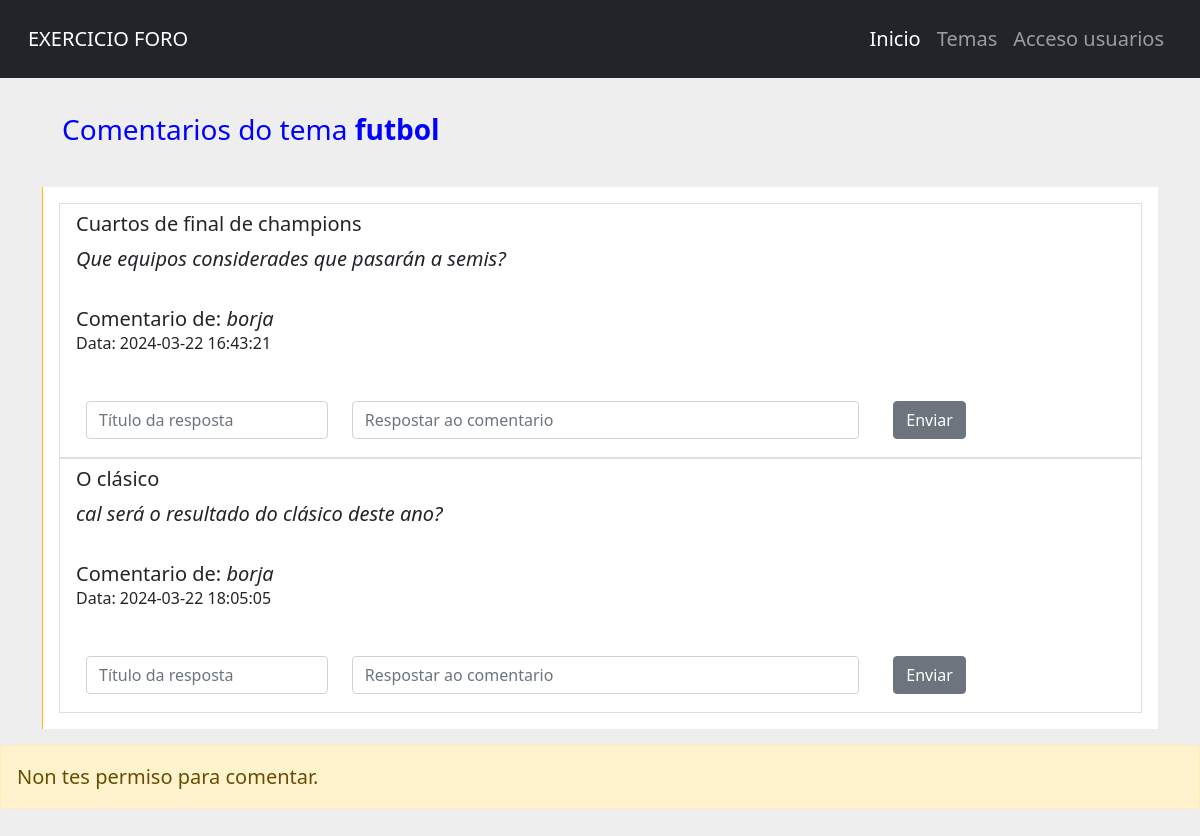
/comentarios.php?tema=1, run on the app's committed database.
### tables this page shows
CREATE TABLE `temas` (
  `cod` int(11) NOT NULL,
  `nome` varchar(200) NOT NULL,
  `descripcion` text NOT NULL,
  `n_resp` int(11) NOT NULL,
  `data_creacion` timestamp NULL DEFAULT NULL,
  `cod_categoria` int(11) DEFAULT NULL,
  `cod_usuario` int(11) DEFAULT NULL
);

CREATE TABLE `comentarios` (
  `cod` int(11) NOT NULL,
  `titulo` varchar(200) NOT NULL,
  `comentario` text NOT NULL,
  `data_creacion` timestamp NOT NULL DEFAULT current_timestamp(),
  `cod_tema` int(11) DEFAULT NULL
);

CREATE TABLE `usuarios` (
  `id` int(11) NOT NULL,
  `usuario` varchar(80) NOT NULL,
  `contrasinal` varchar(255) NOT NULL COMMENT 'Habería que activar hash',
  `email` varchar(150) NOT NULL,
  `n_temas` int(11) DEFAULT 0 COMMENT 'Número de temas creados polo usuario.',
  `n_post` int(11) DEFAULT 0,
  `rol_usuario` enum('admin','creador','comentador','lector') NOT NULL COMMENT 'admin (control total), creador (podera manexar os temas pero so os \r\nque el cree), comentador(comentar en temas) e lector (so lectura).',
  `avatar` varchar(30) NOT NULL
);

### comentarios.php (the view, shortened to what this page needs)
<?php
include 'menu.php';
require 'conecta_bd.php';
$tipo_usuario = isset($_SESSION['rol_usuario']) ? $_SESSION['rol_usuario'] : null;
if (isset($_GET['tema'])) {
    $tema_seleccionado = $_GET['tema'];
    $sql = "SELECT comentarios.*, usuarios.usuario AS nome_usuario
    FROM comentarios
    LEFT JOIN usuarios ON comentarios.cod_tema = usuarios.id
    WHERE comentarios.cod_tema = $tema_seleccionado";
    $resultado = mysqli_query($conexion, $sql);
}
$sql_tema = "SELECT nome FROM temas WHERE cod = $tema_seleccionado";
$resultado_tema = mysqli_query($conexion, $sql_tema);
$fila_tema = mysqli_fetch_assoc($resultado_tema);
$nome_tema = $fila_tema['nome'];
?>
<!DOCTYPE html>
<html lang="es">
<head>
    <link href="https://cdn.jsdelivr.net/npm/bootstrap@5.1.3/dist/css/bootstrap.min.css" rel="stylesheet" />
    <link rel="stylesheet" href="estilos.css">
</head>
<body>
    <link href="https://code.ionicframework.com/ionicons/2.0.1/css/ionicons.min.css" rel="stylesheet" />
    <div class="container">
        <h3>Comentarios do tema <b><?php echo $nome_tema; ?></b></h3><br>
        <div class="card row-hover pos-relative py-3 px-3 mb-3 border-warning border-top-0 border-right-0 border-bottom-0 rounded-0">
            <div class="row align-items-center">
                <div class="col-md-12 mb-3 mb-sm-0">
                    <?php
                    while ($fila = mysqli_fetch_array($resultado)) {
                        echo '<div class="list-group-item list-group-item-action">';
                        echo '<div class="d-flex justify-content-between align-items-center">';
                        echo '<h5>' . $fila['titulo'] . '</h5>';
                        echo '<div>';
                        echo '</div>' .
                            '</div><i>' .
                            $fila['comentario'] . '</i><br>' .
                            '<br>Comentario de: <i>' . $fila['nome_usuario'] . '</i><br>' .
                            '<h6>Data: ' . $fila['data_creacion'] . '</h6>';
                        echo '<br><form method="post">';
                        echo '<div class="row align-items-center">';
                        echo '<div class="col-md-3 mr-0">';
                        echo '<input type="text" class="form-control ml-0" name="titulo_resposta" placeholder="Título da resposta">';
                        echo '</div>';
                        echo '<div class="col-md-6">';
                        echo '<textarea class="form-control" name="respostar_' . $fila['cod'] . '" placeholder="Respostar ao comentario"></textarea>';
                        echo '</div>';
                        echo '<div class="col-md-2">';
                        echo '<input type="submit" class="btn btn-secondary" name="respostar_' . $fila['cod'] . '" value="Enviar">';
                        echo '</div>';
                        echo '</div>';
                        echo '</form>';
                        echo '</div>';
                        echo '</div>';
                        echo '</div>';
                    }
                    if ($tipo_usuario == 'admin' || $tipo_usuario == 'creador' || $tipo_usuario == 'comentador') {
                        echo '<br><form method="post" class="ml-5">';
                        echo '<h5>Engadir un comentario</h5>';
                        echo '<div class="row">';
                        echo '<div class="col-md-8">';
                        echo '<input type="text" class="form-control ml-2" name="titulo_comentario" placeholder="Inserte título do comentario">';
                        echo '</div>';
                        echo '<div class="col-md-8 mt-3">';
                        echo '<textarea class="form-control" name="novo_comentario" placeholder="Engadir comentario"></textarea>';
                        echo '</div><br>';
                        echo '<div class="col-md-2 mt-3">';
                        echo '<input type="submit" class="btn btn-primary" name="comentar" value="Comentar">';
                        echo '</div>';
                        echo '</div>';
                        echo '</form>';
                    } else {
                        echo '<div class="alert alert-warning" role="alert">Non tes permiso para comentar.</div>';
                    }
                    ?>
</body>
</html>

### estilos.css (style rules this page uses)
body { font-size: 20px; background: #eee; color: #708090; margin-bottom: 80px; }
h2, h3, h4 { margin-top: 35px; margin-bottom: 10px; margin-left: 20px; }
h3 { color: blue; }
form { margin-left: 10px; }
form input { margin-left: 10px; margin-top: 10px; margin-bottom: 10px; }
textarea { resize: none; field-sizing: content; }

### menu.php (style rules this page uses)
body { background: -webkit-linear-gradient(to right, rgba(106, 17, 203, 1), rgba(37, 117, 252, 1)); background: linear-gradient(to right, rgba(106, 17, 203, 1), rgba(37, 117, 252, 1)) }

### data on the page
temas: nome "futbol"
comentarios: titulo "Cuartos de final de champions", comentario "Que equipos considerades que pasarán a semis?", usuarios.usuario "borja", data_creacion "2024-03-22 16:43:21", cod "Respostar ao comentario"
comentarios: titulo "O clásico", comentario "cal será o resultado do clásico deste ano?", usuarios.usuario "borja", data_creacion "2024-03-22 18:05:05", cod "Respostar ao comentario"
